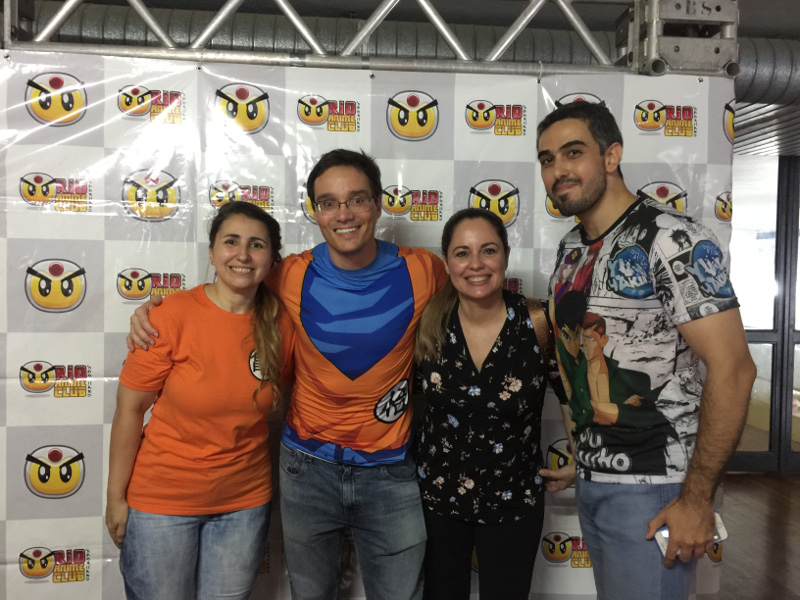
#> input picture lab7/test.jpg, 800 x 600 px, found by its file name
$ python lab7b_3_eyes.py
#> lines starting #> are read from the running program, lines starting #| are printed output that depends on the picture; after the words box and inside, x2 and y2 are one past the last pixel; in counts of white or black regions, pixels touching at a corner belong together
import cv2
import numpy as np
import common #some useful opencv functions

test_image = cv2.imread('test.jpg')
#> test_image is the input picture: shape (600, 800, 3); mean B, G, R 101.2, 110.2, 123.1
test_image = cv2.imread('todos.png')
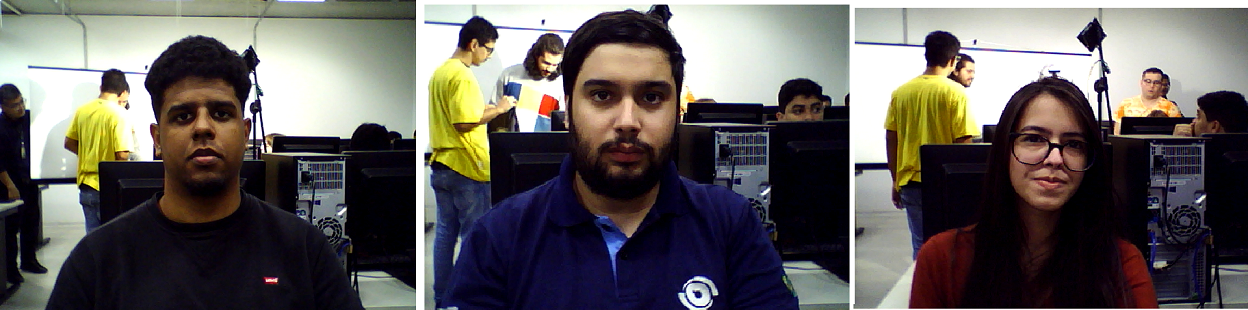
#> input picture lab7/codigos/todos.png, 1248 x 310 px
#> test_image is the input picture: shape (310, 1248, 3); mean B, G, R 92.6, 94.6, 99.2
# test_image = cv2.imread('GrupoAvatar.png')

grey = cv2.cvtColor(test_image, cv2.COLOR_BGR2GRAY)
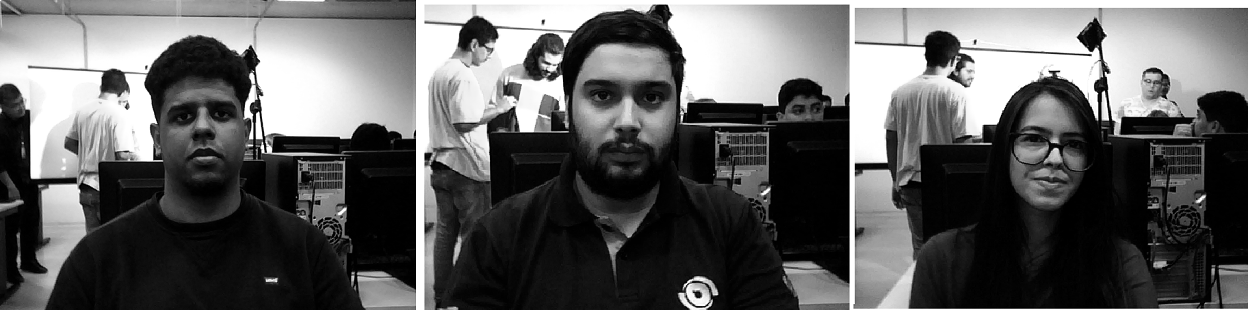
#> grey: shape (310, 1248); min 0, max 255, mean 95.7

# Carrega a cascade treinada e na imagem cinza aplica Detecção de FACES:
face_cascade = cv2.CascadeClassifier('haarcascade_frontalface_default.xml')
faces = face_cascade.detectMultiScale(grey, 1.3, 5)
#> faces = [[148, 70, 109, 109], [1002, 102, 100, 100], [563, 45, 131, 131]]

# Carrega a cascade treinada e na imagem cinza aplica Detecção de SORRISOS:
smile_cascade = cv2.CascadeClassifier('haarcascade_smile.xml')
smiles = smile_cascade.detectMultiScale(grey, 1.1, 20)
#> smiles = 18 rows, first 6: [216, 9, 40, 20], [317, 10, 41, 21], [695, 117, 76, 38], [1132, 126, 50, 25], [283, 147, 72, 36], [352, 141, 41, 20]

# Carrega a cascade treinada e na imagem cinza aplica Detecção de OLHOS:
eye_cascade = cv2.CascadeClassifier('haarcascade_eye.xml')
eyes = eye_cascade.detectMultiScale(grey, 1.155, 1)
#> eyes = [[585, 77, 34, 34], [788, 96, 25, 25], [625, 73, 44, 44], [162, 84, 59, 59]]

# na imagem de entrada desenha retangulos nos pontos detectados
for (x,y,w,h) in eyes:
     cv2.rectangle(test_image,(x,y),(x+w,y+h),(255,255,255),2)
#> this loop made 4 passes
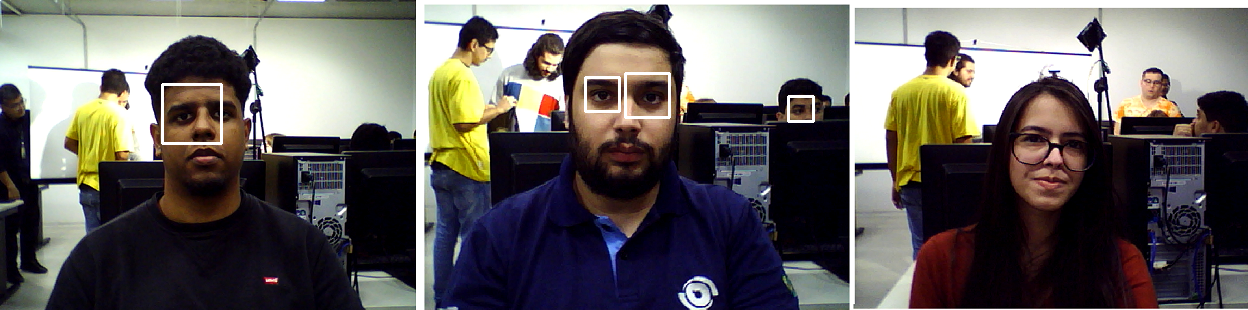
#> test_image: shape (310, 1248, 3); 0.5% of pixels changed, all inside (x1, y1, x2, y2) = (161, 72, 815, 145)

# Definir nome da janela para re-dimensionar a janela
height, width, ch = test_image.shape
#> height = 310; width = 1248; ch = 3
W2 = int(width/3)
#> W2 = 416
H2 = int(height/3)
#> H2 = 103
cv2.namedWindow("All Eyes", cv2.WINDOW_NORMAL)
cv2.resizeWindow("All Eyes", W2, H2)
cv2.imshow("All Eyes", test_image)
if cv2.waitKey(0) == ord('q'):
#> (key q is pressed here)
 cv2.imwrite('teste_all_avatar_Eyes_7b_3.png',test_image)

# Restringir Olhos dentro das Faces
# test_image = cv2.imread('test.jpg')
test_image = cv2.imread('todos.png')
# test_image = cv2.imread('GrupoAvatar.png')

for (x,y,w,h) in faces:
  for (x_s,y_s,w_s,h_s) in eyes:
    if( (x <= x_s) and (y <= y_s) and ( x+w >= x_s+w_s) and ( y+h >= y_s+h_s)):
      cv2.rectangle(test_image, (x_s,y_s),(x_s+w_s,y_s+h_s),(255,255,255),2)
#> this loop made 3 passes
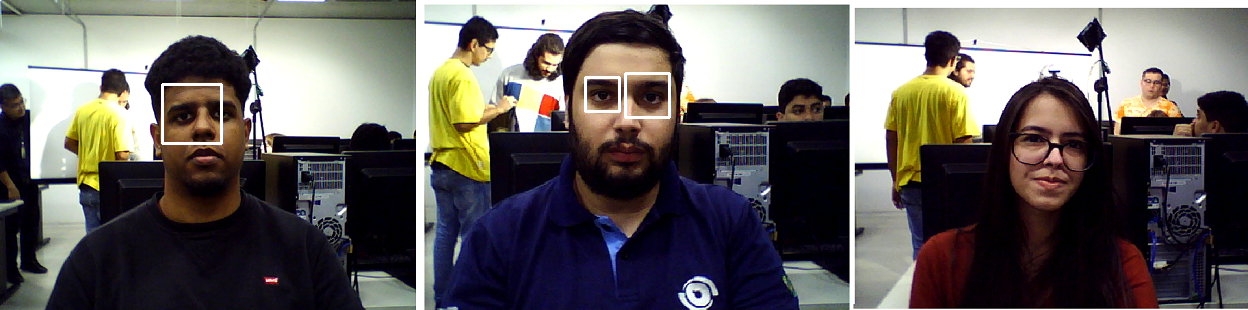
#> test_image: shape (310, 1248, 3); 0.42% of pixels changed, all inside (x1, y1, x2, y2) = (161, 72, 671, 145)

cv2.namedWindow("Eyes inside Faces Only", cv2.WINDOW_NORMAL)
cv2.resizeWindow("Eyes inside Faces Only", W2, H2)
cv2.imshow("Eyes inside Faces Only", test_image)

if cv2.waitKey(0) == ord('q'):
#> (key q is pressed here)
 cv2.imwrite('teste_Eyes_avatar_7b_3.png',test_image)
 cv2.destroyAllWindows()
